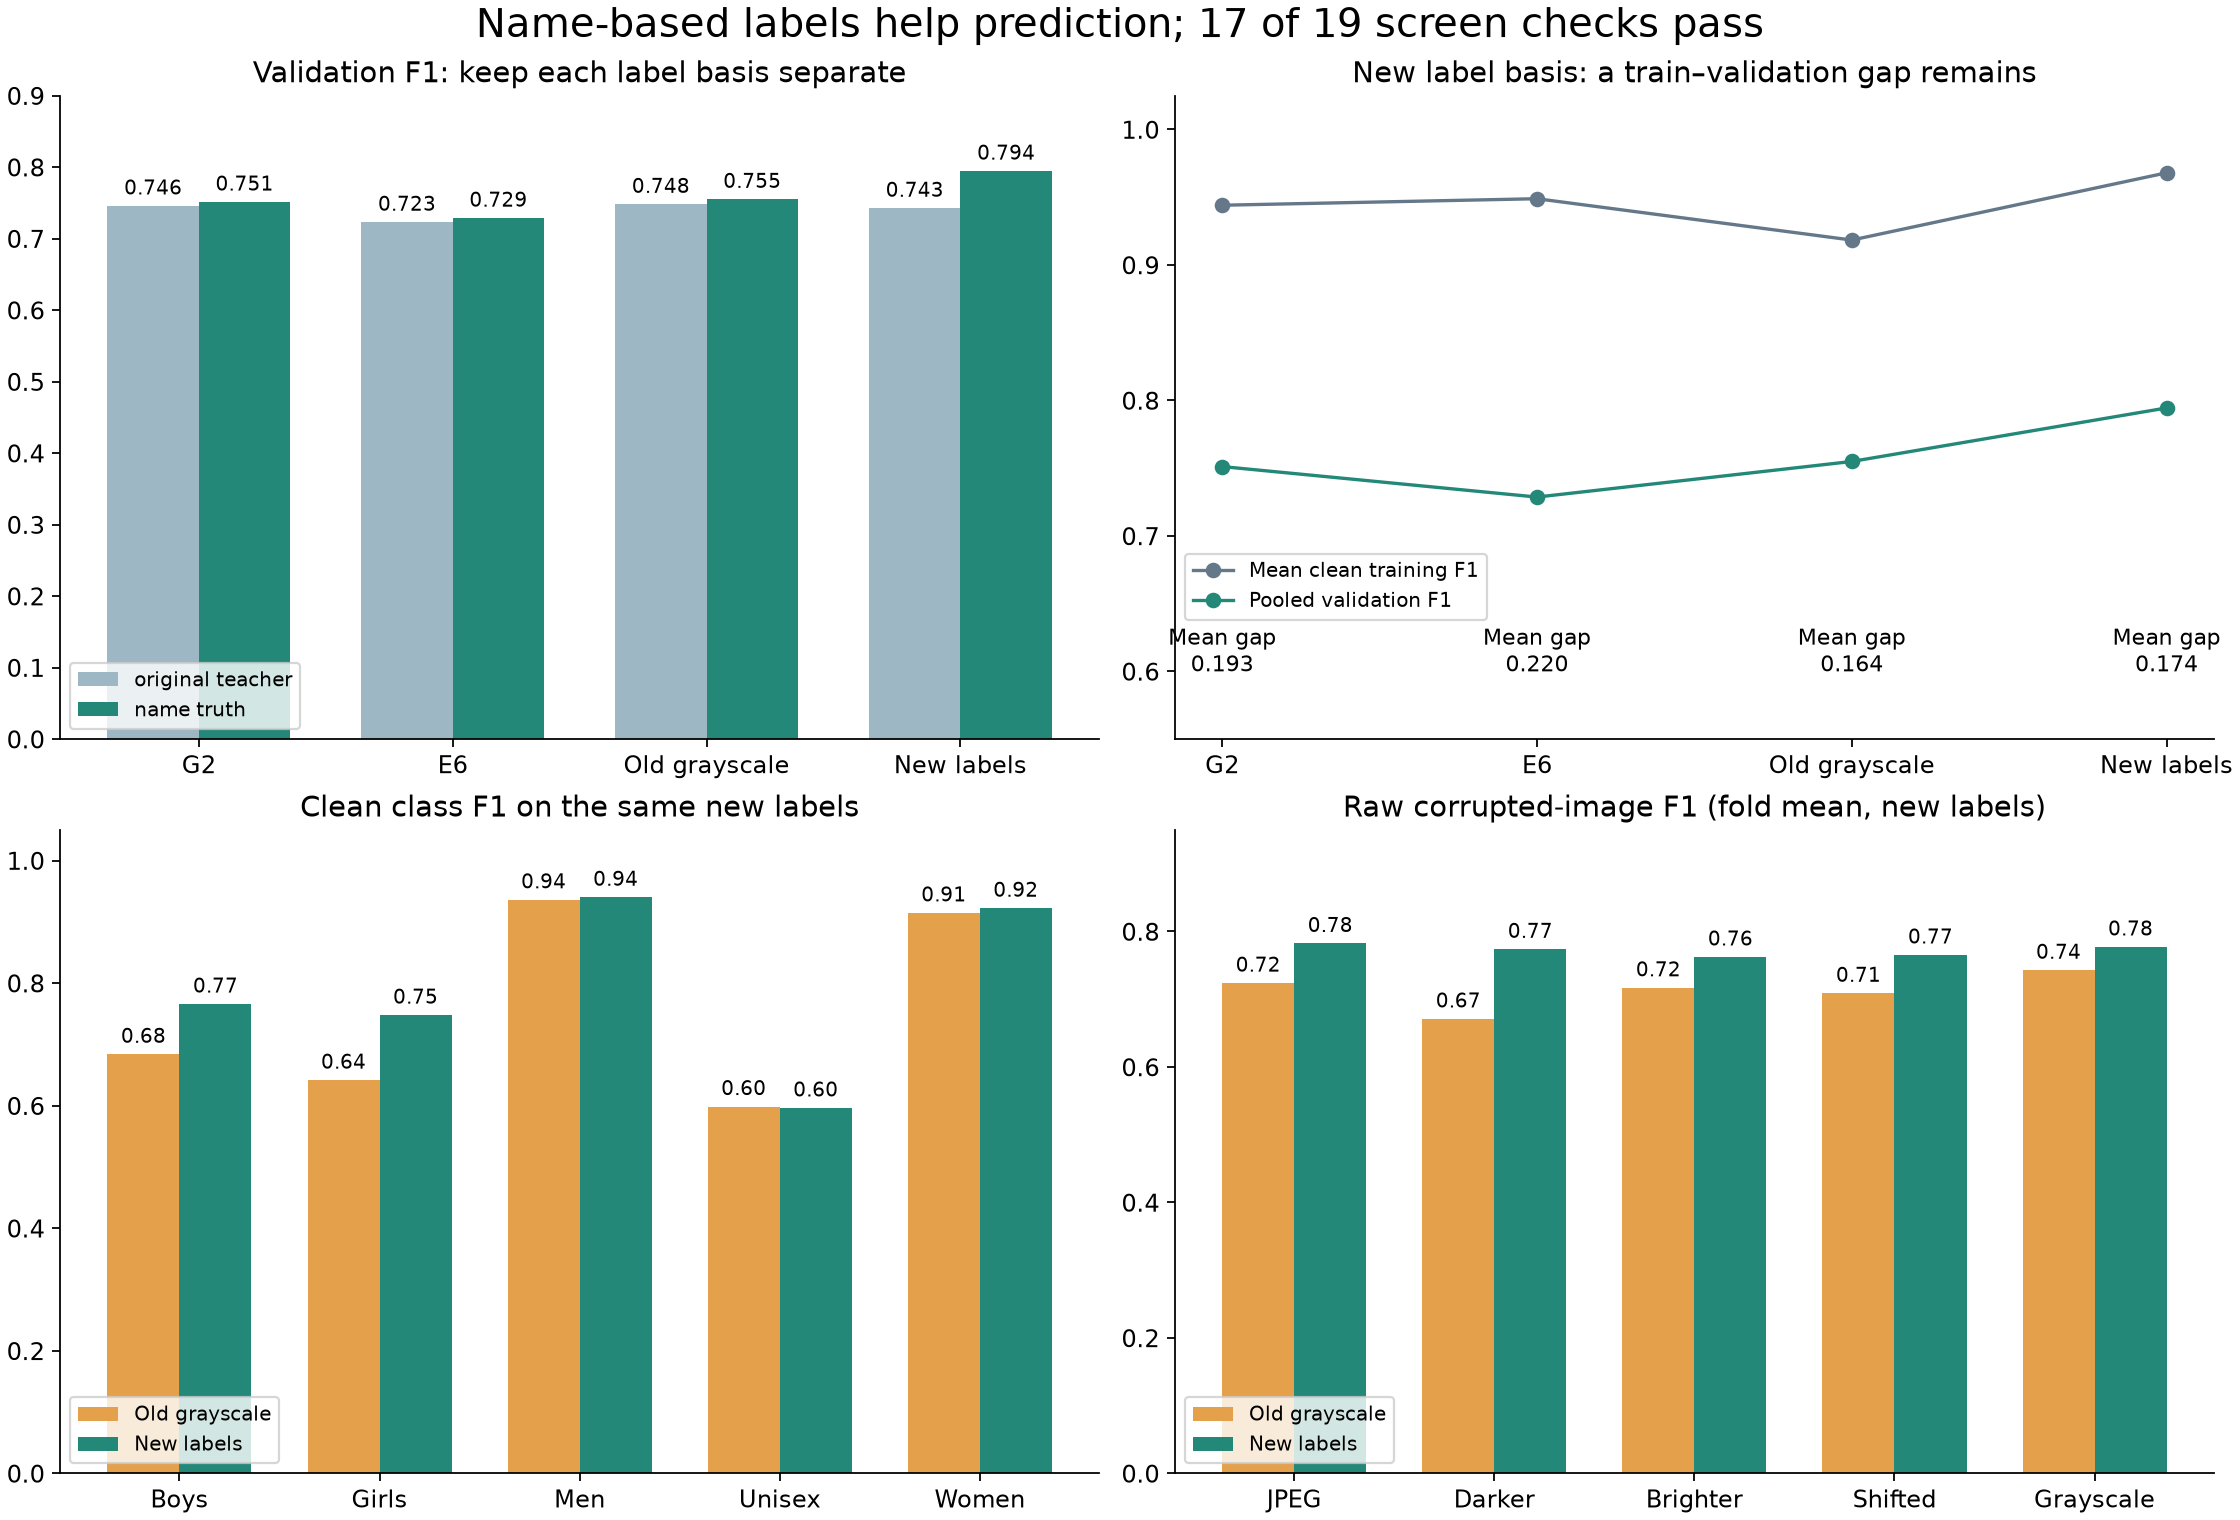

Source code (Python):
"""Reproduce the 04ad decision and both label bases from saved probabilities."""

from fashion.task3_paths import resolve_task3_path

import hashlib
import json
import subprocess
from pathlib import Path

import matplotlib
import numpy as np
import pandas as pd

matplotlib.use("Agg")
import matplotlib.pyplot as plt

from fashion.config import ROOT
from fashion.data import get_cv_split, get_samples, load_label_maps, load_splits
from fashion.data.gender_name_truth import VARIANT_RELATIVE_PATH, load_gender_name_truth_variant
from fashion.data.hashing import compute_sha256
from fashion.train.config import Task3BaselineConfig
from fashion.train.task3_dataset_v2 import dataset_v2_spec
from fashion.train.task3_decisions import (
    CORE_CORRUPTIONS,
    oof_metrics,
    paired_family_bootstrap,
    validate_oof,
)
from fashion.train.task3_g2_audit import inspect_gender_run
from fashion.train.task3_gender_diagnostic import verify_input_images
from fashion.train.task3_gender_dropout_darkening import (
    DARKENING_RUN_IDS,
    GRAYSCALE_NAME,
    _verify_training_evidence,
    compare_with_dropout,
)
from fashion.train.task3_gender_ieee import POLICY, load_ieee_evaluation
from fashion.train.task3_gender_name_truth import (
    NAME,
    PARENT_RUN_IDS,
    label_contract,
    name_truth_spec,
)
from fashion.train.task3_gender_narrow import (
    RUNTIME,
    evaluate_gender_narrow_screen,
    read_precision_prerequisites,
)
from fashion.train.task3_gender_weight_decay import _pool, _verify_baseline_controls

HERE = Path(__file__).resolve().parent
SAVED = HERE / "saved"
COMMIT = "854d7703adcae426b584d9161abe963ba80938d3"
GRAY = ROOT / "reports/task3/gender_grayscale_result_20260905/saved"


def read(path):
    return json.loads(path.read_text())


def same(saved, actual, location="root"):
    if isinstance(saved, dict):
        assert set(saved) == set(actual), location
        for key in saved:
            same(saved[key], actual[key], f"{location}.{key}")
    elif isinstance(saved, list):
        assert len(saved) == len(actual), location
        for i, (left, right) in enumerate(zip(saved, actual, strict=True)):
            same(left, right, f"{location}[{i}]")
    elif isinstance(saved, (float, int)) and not isinstance(saved, bool):
        assert np.isclose(saved, actual, rtol=0, atol=1e-10), (location, saved, actual)
    else:
        assert saved == actual, (location, saved, actual)


def metric_block(saved, actual):
    for key, value in actual.items():
        same(saved[key], value, key)


def main():
    registry = pd.read_csv(HERE / "runs.csv", keep_default_na=False)
    canonical = load_splits(ROOT / "data/processed/splits.csv")
    splits = load_gender_name_truth_variant(ROOT)
    classes = load_label_maps(ROOT / "data/processed/label_maps.json")["gender"]["classes"]
    contract, spec = label_contract(ROOT), name_truth_spec(ROOT)
    saved = read(SAVED / "screen_decision.json")
    audit = read(SAVED / "source_audit.json")["identity"]
    same(audit["spec"], spec.to_dict())
    same(audit["comparison_label_basis"], contract)
    same(audit["baseline_controls"], Task3BaselineConfig(target="gender").to_dict())
    same(saved["comparison_label_basis"], contract)
    assert audit["folds"] == [0, 4]
    assert audit["split_sha256"] == compute_sha256(ROOT / "data/processed/splits.csv")
    prior_audit = read(GRAY / "source_audit.json")["identity"]
    for run_id, hashes in prior_audit["source_sha256"].items():
        same(audit["source_sha256"][run_id], hashes)
    for file in (resolve_task3_path(VARIANT_RELATIVE_PATH, root=ROOT)).iterdir():
        if file.suffix in {".csv", ".json"}:
            assert compute_sha256(file) == compute_sha256(SAVED / "label_variant" / file.name)
    evidence = read_precision_prerequisites(
        ROOT / "reports/task3/gender_precision_result_20260905",
        root=ROOT,
    )
    same(audit["precision_evidence_sha256"], evidence["artifact_sha256"])
    development = get_samples(splits[splits.partition.eq("development")], target="gender")
    image_count = verify_input_images(development, ROOT)
    diagnostic = read(SAVED / "original_label_diagnostic.json")
    same(diagnostic["name_truth_contract"], contract)
    assert diagnostic["probabilities_and_predictions_unchanged"]
    assert diagnostic["table_sha256"] == compute_sha256(SAVED / "label_basis_comparison.csv")
    assert diagnostic["canonical_split_sha256"] == audit["split_sha256"]
    diagnostic_scores = {(row["run_id"], row["view"]): row for row in diagnostic["scores"]}
    groups = {name: {} for name in ("G2", "E6", "Gray10", "NameTruth")}
    frames, scores, source_checks = {}, {}, []
    rows, class_rows, robust_rows, comparison_rows = [], [], [], []
    prediction_count = 0
    dependencies = {}
    for directory in sorted((SAVED / "comparison_name_truth_ieee").iterdir()):
        run_id = directory.name
        if run_id in saved["run_ids"].values():
            name, source = "NameTruth", SAVED / run_id
        elif run_id in PARENT_RUN_IDS:
            name, source = "Gray10", GRAY / run_id
        elif run_id.startswith("t3_gender_e6_gem_p3_"):
            name = "E6"
            source = (
                ROOT / "reports/task3/gender_dropout_darkening_result_20260905/parents" / run_id
            )
        else:
            assert run_id.startswith("t3_gender_v2_g2_translation_")
            name = "G2"
            source = ROOT / "reports/task3/g2_gate_audit_20260905/drive" / run_id
        run = inspect_gender_run(
            source,
            registry=registry,
            splits=splits if name == "NameTruth" else canonical,
            classes=classes,
            root=ROOT,
        )
        fold = run["fold"]
        assert fold in (0, 4) and fold not in groups[name]
        _verify_baseline_controls(run["config"], Task3BaselineConfig(target="gender"))
        if name == "NameTruth":
            _verify_training_evidence(
                run,
                spec,
                spec.parent_run_id_for_fold(fold),
                evidence,
                audit_sha256=compute_sha256(SAVED / "source_audit.json"),
            )
            same(run["config"]["gender_label_variant"], contract)
            record = registry[registry.run_id.eq(run_id)].iloc[0]
            assert str(record.submission_eligible).lower() == "false"
        else:
            same(audit["source_sha256"][run_id], run["sha256"])
        if name == "Gray10":
            _verify_training_evidence(
                run,
                dataset_v2_spec(GRAYSCALE_NAME, DARKENING_RUN_IDS),
                DARKENING_RUN_IDS[(0, 4).index(fold)],
                evidence,
                audit_sha256=compute_sha256(GRAY / "source_audit.json"),
            )
        manifest = read(directory / "evaluation_manifest.json")
        identity = manifest["identity"]
        same(identity["source_sha256"], run["sha256"])
        same(identity["label_variant"], contract)
        same(identity["runtime"], RUNTIME)
        same(manifest["runtime"], RUNTIME)
        assert identity["policy"] == POLICY and identity["run_id"] == run_id
        assert manifest["verified_input_images"] == image_count == 32773
        assert 0 < manifest["evaluation_peak_memory_bytes"] < 3_000_000_000
        assert diagnostic["source_evaluation_manifest_sha256"][run_id] == compute_sha256(
            directory / "evaluation_manifest.json"
        )
        for path, digest in identity["dependencies"].items():
            if path not in dependencies:
                content = subprocess.check_output(["git", "show", f"{COMMIT}:{path}"], cwd=ROOT)
                dependencies[path] = hashlib.sha256(content).hexdigest()
            assert dependencies[path] == digest == compute_sha256(resolve_task3_path(path, root=ROOT)), path
        matched = load_ieee_evaluation(
            directory,
            run=run,
            splits=splits,
            classes=classes,
            identity=identity,
        )
        same(matched["metrics"]["evaluation_label_variant"], contract)
        expected = [get_samples(f, target="gender") for f in get_cv_split(splits, fold)]
        original = [get_samples(f, target="gender") for f in get_cv_split(canonical, fold)]
        for view, filename, part in (
            ("clean_train", "clean_train_predictions.csv", 0),
            ("clean_validation", "oof_predictions.csv", 1),
            *((name, f"{name}_predictions.csv", 1) for name in CORE_CORRUPTIONS),
        ):
            p = validate_oof(
                pd.read_csv(
                    directory / filename, keep_default_na=False, float_precision="round_trip"
                ),
                expected[part],
                target="gender",
                classes=classes,
                run_ids_by_fold={int(f): run_id for f in expected[part].cv_fold.unique()},
            )
            teacher = p.copy()
            teacher["true_label"] = teacher.id.map(original[part].set_index("id").gender)
            teacher["true_index"] = teacher.true_label.map(dict(zip(classes, range(len(classes)))))
            teacher = validate_oof(teacher, original[part], target="gender", classes=classes)
            pd.testing.assert_frame_equal(
                p.drop(columns=["true_label", "true_index"]),
                teacher.drop(columns=["true_label", "true_index"]),
            )
            values = {
                "name_truth": oof_metrics(p, classes),
                "original_teacher": oof_metrics(teacher, classes),
            }
            recorded = diagnostic_scores[run_id, view]
            assert recorded["group"] == name and recorded["fold"] == fold
            same(recorded["scores"], values)
            comparison = dict(group=name, fold=fold, run_id=run_id, view=view)
            for basis, prediction in (("name_truth", p), ("original_teacher", teacher)):
                frames[name, fold, view, basis] = prediction
                scores[name, fold, view, basis] = values[basis]
                for metric in ("macro_f1", "nll", "ece_15"):
                    comparison[f"{basis}_{metric}"] = values[basis][metric]
            comparison_rows.append(comparison)
            prediction_count += len(p)
            if view == "clean_train":
                metric_block(matched["metrics"]["final_train_eval_metrics"], values["name_truth"])
            elif view == "clean_validation":
                metric_block(matched["metrics"], values["name_truth"])
            else:
                row = matched["robustness"].set_index("corruption").loc[view]
                clean = scores[name, fold, "clean_validation", "name_truth"]["macro_f1"]
                same(row.macro_f1, values["name_truth"]["macro_f1"])
                same(row.macro_f1_change, values["name_truth"]["macro_f1"] - clean)
                robust_rows.append(
                    dict(
                        model=name,
                        fold=fold,
                        corruption=view,
                        macro_f1=row.macro_f1,
                        induced_change=row.macro_f1_change,
                    )
                )
        for basis in ("name_truth", "original_teacher"):
            train, val = [
                scores[name, fold, f"clean_{part}", basis] for part in ("train", "validation")
            ]
            gap = train["macro_f1"] - val["macro_f1"]
            if basis == "name_truth":
                same(matched["metrics"]["final_train_eval_macro_f1"], train["macro_f1"])
                same(matched["metrics"]["final_train_validation_macro_f1_gap"], gap)
            rows.append(
                dict(
                    model=name,
                    fold=fold,
                    basis=basis,
                    train_f1=train["macro_f1"],
                    validation_f1=val["macro_f1"],
                    gap=gap,
                )
            )
            for t, v in zip(train["per_class"], val["per_class"], strict=True):
                class_rows.append(
                    dict(
                        model=name,
                        fold=fold,
                        basis=basis,
                        class_name=t["class_name"],
                        train_f1=t["f1"],
                        validation_f1=v["f1"],
                        gap=t["f1"] - v["f1"],
                    )
                )
        groups[name][fold] = matched
        source_checks.append(dict(model=name, fold=fold, run_id=run_id, sha256=run["sha256"]))
        print("Verified", name, fold, flush=True)
    assert all(set(group) == {0, 4} for group in groups.values())
    assert len(diagnostic_scores) == len(comparison_rows) == 56
    actual_table = (
        pd.DataFrame(comparison_rows).sort_values(["run_id", "view"]).reset_index(drop=True)
    )
    original_table = (
        pd.read_csv(SAVED / "label_basis_comparison.csv")
        .sort_values(["run_id", "view"])
        .reset_index(drop=True)
    )
    pd.testing.assert_frame_equal(original_table, actual_table[original_table.columns], atol=1e-10)
    child = groups["NameTruth"]
    result = evaluate_gender_narrow_screen(child, groups, classes, experiment_name=NAME)
    for key, value in result.items():
        same(saved[key], value, key)
    incremental = compare_with_dropout(child, groups["Gray10"], classes)
    incremental["comparison"] = (
        "candidate minus completed Gray10; both evaluated on name-truth labels"
    )
    same(saved["incremental_comparison"], incremental)
    same(read(SAVED / "incremental_comparison.json"), incremental)
    same(saved["direct_parent_run_ids"], {str(f): groups["Gray10"][f]["run_id"] for f in (0, 4)})
    expected = get_samples(development[development.cv_fold.isin([0, 4])], target="gender")
    pooled = validate_oof(
        pd.read_csv(
            SAVED / "ieee_oof_predictions.csv", keep_default_na=False, float_precision="round_trip"
        ),
        expected,
        target="gender",
        classes=classes,
        run_ids_by_fold={f: child[f]["run_id"] for f in (0, 4)},
    )
    pd.testing.assert_frame_equal(pooled, _pool(child).sort_values("id").reset_index(drop=True))
    folds = pd.DataFrame(rows)
    summaries, pooled_class = [], []
    pooled_frames = {}
    for name in groups:
        for basis in ("name_truth", "original_teacher"):
            pool = pd.concat([frames[name, f, "clean_validation", basis] for f in (0, 4)])
            pool = pool.sort_values("id").reset_index(drop=True)
            pooled_frames[name, basis] = pool
            metrics = oof_metrics(pool, classes)
            means = folds[(folds.model == name) & (folds.basis == basis)][
                ["train_f1", "gap"]
            ].mean()
            summaries.append(
                dict(
                    model=name,
                    basis=basis,
                    pooled_validation_f1=metrics["macro_f1"],
                    mean_train_f1=means.train_f1,
                    mean_gap=means.gap,
                    nll=metrics["nll"],
                    ece=metrics["ece_15"],
                )
            )
            pooled_class.extend(dict(model=name, basis=basis, **r) for r in metrics["per_class"])
    teacher_interval = paired_family_bootstrap(
        pooled_frames["NameTruth", "original_teacher"],
        pooled_frames["Gray10", "original_teacher"],
        classes=classes,
        repetitions=10000,
        seed=2753,
    )
    changes = []
    old, new = pooled_frames["Gray10", "name_truth"], pooled_frames["NameTruth", "name_truth"]
    changed_ids = set(splits.loc[splits.gender.ne(canonical.gender), "id"])
    for label in ("all", "changed_labels", "unchanged_labels", *classes):
        mask = (
            pd.Series(True, index=old.index)
            if label == "all"
            else (
                old.id.isin(changed_ids)
                if label == "changed_labels"
                else ~old.id.isin(changed_ids)
                if label == "unchanged_labels"
                else old.true_label.eq(label)
            )
        )
        before, after = (
            old.predicted_label.eq(old.true_label),
            new.predicted_label.eq(new.true_label),
        )
        changes.append(
            dict(
                group=label,
                rows=int(mask.sum()),
                old_correct=int((mask & before).sum()),
                new_correct=int((mask & after).sum()),
                recovered=int((mask & ~before & after).sum()),
                newly_wrong=int((mask & before & ~after).sum()),
            )
        )
    summary, class_frame, robust = (
        pd.DataFrame(summaries),
        pd.DataFrame(pooled_class),
        pd.DataFrame(robust_rows),
    )
    for file, frame in (
        ("verified_summary.csv", summary),
        ("verified_folds.csv", folds),
        ("verified_class_f1.csv", class_frame),
        ("verified_class_gaps.csv", pd.DataFrame(class_rows)),
        ("verified_robustness.csv", robust),
        ("verified_prediction_changes.csv", pd.DataFrame(changes)),
        ("verified_gates.csv", pd.DataFrame(result["checks"])),
    ):
        frame.to_csv(HERE / file, index=False)
    verification = dict(
        verified=True,
        training_performed=False,
        inference_performed=False,
        source_bundles_verified=len(source_checks),
        evaluation_hashes_verified=80,
        prediction_rows_verified=prediction_count,
        image_hashes_verified=image_count,
        source_audit_listed_runs=len(audit["source_sha256"]),
        code_commit=COMMIT,
        sources=source_checks,
        original_teacher_interval=teacher_interval,
        failed_checks=[r for r in result["checks"] if r["status"] != "pass"],
        limits=[
            "No checkpoint was unpickled and no fresh GPU inference was performed.",
            "Timing, GPU memory, and unchanged model state are recorded GPU evidence.",
            "Eight run bundles used in comparisons were rechecked locally; "
            "other audit-listed bundles were not all downloaded.",
            "These reused development folds are not an independent final test.",
        ],
    )
    (HERE / "verified_review.json").write_text(json.dumps(verification, indent=2) + "\n")
    (HERE / "recomputed_decision.json").write_text(json.dumps(result, indent=2) + "\n")
    print(summary.to_string(index=False), flush=True)
    print("Teacher-label interval:", teacher_interval, flush=True)
    print("Prediction changes:", changes, flush=True)
    print("Failed checks:", verification["failed_checks"], flush=True)
    plot(summary, class_frame, robust)


def plot(summary, classes, robust):
    plt.rcParams.update({"font.size": 11, "axes.spines.top": False, "axes.spines.right": False})
    fig, axes = plt.subplots(2, 2, figsize=(14, 9.5), layout="constrained")
    models, colors = (
        ["G2", "E6", "Gray10", "NameTruth"],
        ["#8998a5", "#b5bcc2", "#e4a04b", "#238878"],
    )
    names = ["G2", "E6", "Old grayscale", "New labels"]
    ax = axes[0, 0]
    for i, basis in enumerate(("original_teacher", "name_truth")):
        values = (
            summary[summary.basis.eq(basis)].set_index("model").loc[models, "pooled_validation_f1"]
        )
        bars = ax.bar(
            np.arange(4) + (i - 0.5) * 0.36,
            values,
            0.36,
            label=basis.replace("_", " "),
            color="#9eb7c4" if i == 0 else "#238878",
        )
        ax.bar_label(bars, fmt="%.3f", fontsize=9, padding=3)
    ax.set(
        xticks=np.arange(4),
        xticklabels=names,
        ylim=(0, 0.9),
        title="Validation F1: keep each label basis separate",
    )
    ax.legend(loc="lower left", fontsize=9)
    ax = axes[0, 1]
    s = summary[summary.basis.eq("name_truth")].set_index("model").loc[models]
    ax.plot(names, s.mean_train_f1, "o-", color="#64788a", label="Mean clean training F1")
    ax.plot(names, s.pooled_validation_f1, "o-", color="#238878", label="Pooled validation F1")
    for i, gap in enumerate(s.mean_gap):
        ax.text(i, 0.60, f"Mean gap\n{gap:.3f}", ha="center", fontsize=10)
    ax.set(ylim=(0.55, 1.025), title="New label basis: a train–validation gap remains")
    ax.legend(loc="lower left", bbox_to_anchor=(0, 0.17), fontsize=9)
    ax = axes[1, 0]
    selected = classes[classes.basis.eq("name_truth")]
    class_names = ["Boys", "Girls", "Men", "Unisex", "Women"]
    for i, model in enumerate(("Gray10", "NameTruth")):
        values = selected[selected.model.eq(model)].set_index("class_name").loc[class_names, "f1"]
        bars = ax.bar(
            np.arange(5) + (i - 0.5) * 0.36, values, 0.36, color=colors[2 + i], label=names[2 + i]
        )
        ax.bar_label(bars, fmt="%.2f", fontsize=9, padding=3)
    ax.set(
        xticks=np.arange(5),
        xticklabels=class_names,
        ylim=(0, 1.05),
        title="Clean class F1 on the same new labels",
    )
    ax.legend(loc="lower left", fontsize=9)
    ax = axes[1, 1]
    conditions = list(CORE_CORRUPTIONS)
    for i, model in enumerate(("Gray10", "NameTruth")):
        values = (
            robust[robust.model.eq(model)].groupby("corruption").macro_f1.mean().loc[conditions]
        )
        bars = ax.bar(
            np.arange(5) + (i - 0.5) * 0.36, values, 0.36, color=colors[2 + i], label=names[2 + i]
        )
        ax.bar_label(bars, fmt="%.2f", fontsize=9, padding=3)
    labels = {
        "brightness_085": "Darker",
        "brightness_115": "Brighter",
        "translation_003": "Shifted",
        "jpeg_75": "JPEG",
        "grayscale": "Grayscale",
    }
    ax.set(
        xticks=np.arange(5),
        xticklabels=[labels[c] for c in conditions],
        ylim=(0, 0.95),
        title="Raw corrupted-image F1 (fold mean, new labels)",
    )
    ax.legend(loc="lower left", fontsize=9)
    fig.suptitle("Name-based labels help prediction; 17 of 19 screen checks pass", fontsize=18)
    fig.savefig(HERE / "review.png", dpi=160)
    plt.close(fig)


if __name__ == "__main__":
    main()
